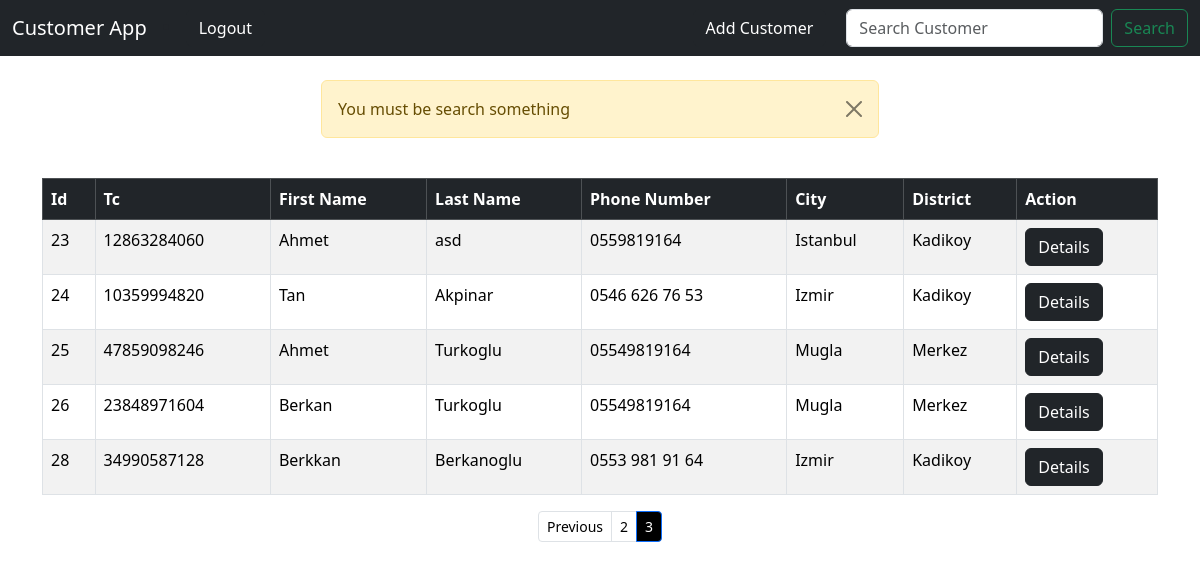
The app's page /search_customer/?page=3 (signed in), older data.
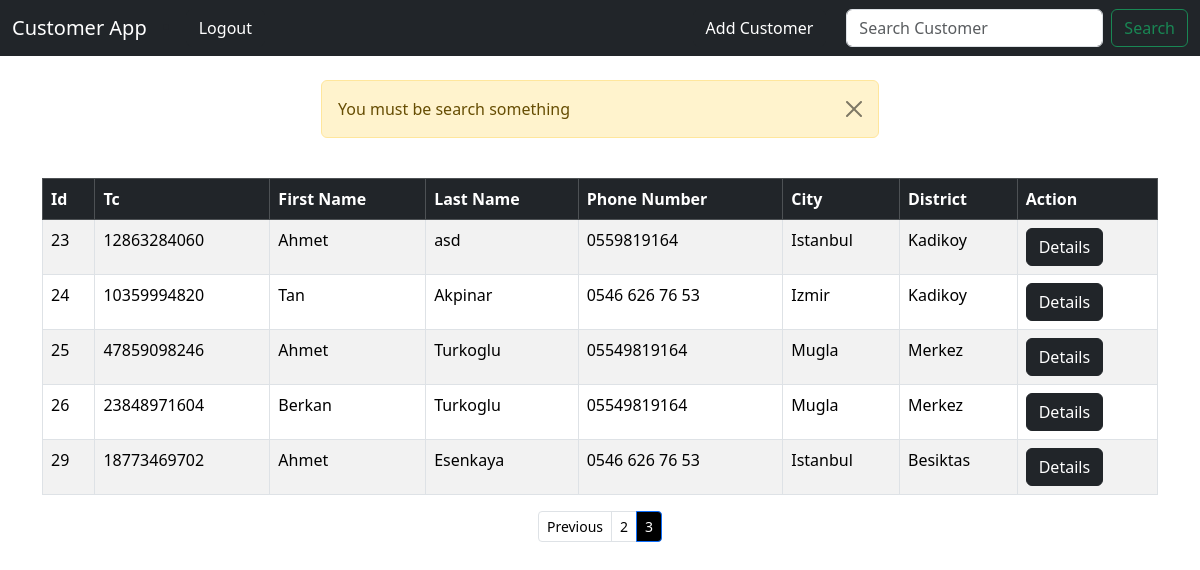
The same page, newer data.
### crm/models.py (models this page shows, shortened)
class Customer(models.Model):
    created_at = models.DateTimeField(auto_now_add=True)
    tc_no = models.IntegerField(editable=True, validators=[
        RegexValidator(
            r'^[1-9]{1}[0-9]{9}[02468]{1}$',
            message="Invalid Tc No ",
            code="invalid_number"
            )
        ], unique=True)
    first_name = models.CharField(max_length=50, editable=True)
    last_name =  models.CharField(max_length=50, editable=True)
    phone = models.CharField(max_length=15, editable=True)
    city =  models.CharField(max_length=50, editable=True)
    district =  models.CharField(max_length=50, editable=True)

### crm/views.py (the view)
# urls.py: path("search_customer/", views.search_customer, name="search_customer"),
def search_customer(request):
    if request.user.is_authenticated:
        if request.method == 'POST':
            searched = request.POST.get('searched')
            customers = Customer.objects.all()
            if searched:
                customers = customers.filter(
                    Q(first_name__contains=searched) |
                    Q(last_name__contains=searched) |
                    Q(city__contains=searched) |
                    Q(district__contains=searched)
                    )
            customers = customers.order_by('-created_at')
        else :
            messages.success(request, "You must be search something")
            customers = Customer.objects.all()
        p = Paginator(customers, 7)
        page = request.GET.get('page')
        customers = p.get_page(page)
        return render(request, 'search_customer.html', {'customers':customers})
    else :
        messages.success(request, "You must be logged in")
        return redirect('home')

### crm/templates/search_customer.html (shortened to what this page needs)
{% extends 'base.html' %}
{% block content %}
        <table class="table table-striped table-hover table-bordered">
            <thead class="table-dark" >
            <tr >
                <th scope="col">Id</th>
                <th scope="col">Tc</th>
                <th scope="col">First Name</th>
                <th scope="col">Last Name</th>
                <th scope="col">Phone Number</th>
                <th scope="col">City</th>
                <th scope="col">District</th>
                <th scope="col">Action</th>
            </tr>
            </thead>
            <tbody>
                {% if customers %}
                {% for customer in customers %}
                    <tr>
                        <td>{{ customer.id }}</td>
                        <td>{{ customer.tc_no }}</td>
                        <td>{{ customer.first_name }}</td>
                        <td>{{ customer.last_name }}</td>
                        <td>{{ customer.phone }}</td>
                        <td>{{ customer.city }}</td>
                        <td>{{ customer.district }}</td>
                        <td><a href="{% url 'customer' customer.id %}" class="btn btn-dark">Details</a></td>
                    </tr>
                {% endfor %}
                {% endif %}
            </tbody>
        </table>
        <nav aria-label="Page navigation example">
            <ul class="pagination justify-content-center pagination-sm">
              {% if customers.has_previous %}
                <li class="page-item " ><a class="page-link" style="color: black;" href="?page={{ customers.previous_page_number }}">Previous</a></li>
                <li class="page-item "><a class="page-link" style="color: black;" href="?page={{ customers.previous_page_number }}">{{ customers.previous_page_number }}</a></li>
              {% endif %}
                <li class="page-item active">
                  <span class="page-link" style="color: white; background-color: black;">
                    {{ customers.number }}
                  </span>
                </li>
            </ul>
          </nav>
{% endblock content %}

Row changes from the older to the newer data that the page shows:
removed Customer: id "28", tc_no "34990587128", first_name "Berkkan", last_name "Berkanoglu", phone "0553 981 91 64", city "Izmir", district "Kadikoy"
added Customer: id "29", tc_no "18773469702", first_name "Ahmet", last_name "Esenkaya", phone "0546 626 76 53", city "Istanbul", district "Besiktas"
